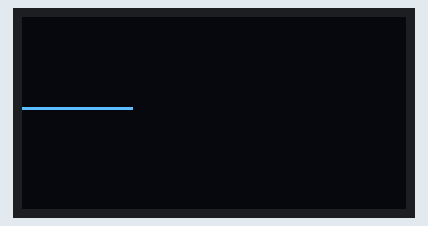
This sketch was run on a simulated Arduino Uno, built with avr-gcc and run on an emulated ATmega328P. On the bench: 128×64 one-colour display.

Above: at 1.16 s.
At 1.79 s:
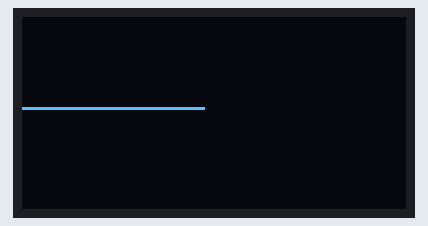
At 2.73 s:
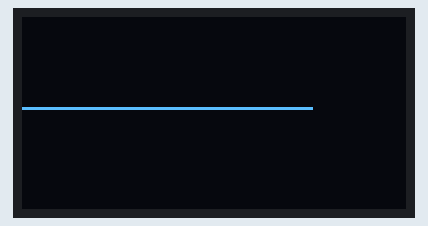
At 5.57 s:
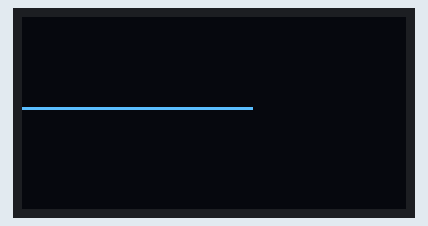
At 9.99 s:
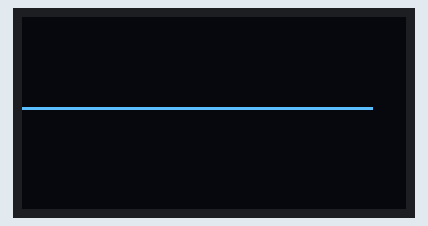

Measured:
- by itself, everything shown: repeats every 10.1 s, in 32 steps

The sketch:

OLED_Animation_Shapes.ino
```cpp
#include <Wire.h>
#include <Adafruit_SH110X.h>
#include <Adafruit_GFX.h>

#define SCREEN_HEIGHT 64
#define SCREEN_WIDTH  128
#define OLED_RESET   -1


int16_t y0 = 30;
int16_t r  = 10;
uint16_t color = SH110X_WHITE;

int16_t x =  44;
int16_t y = 12;
int16_t w  = 40;
int16_t h = 40;


Adafruit_SH1106G display(SCREEN_WIDTH, SCREEN_HEIGHT, &Wire, OLED_RESET);


void setup(){
  display.begin(0x3C, true);

  display.clearDisplay();
  Serial.begin(9600);

}

void loop(){


  for(int16_t x0 = 0; x0 < 128; x0++){
    display.drawLine(x0, y0, 0, 30, color);

    display.display();

    display.clearDisplay();


  }


}
```
